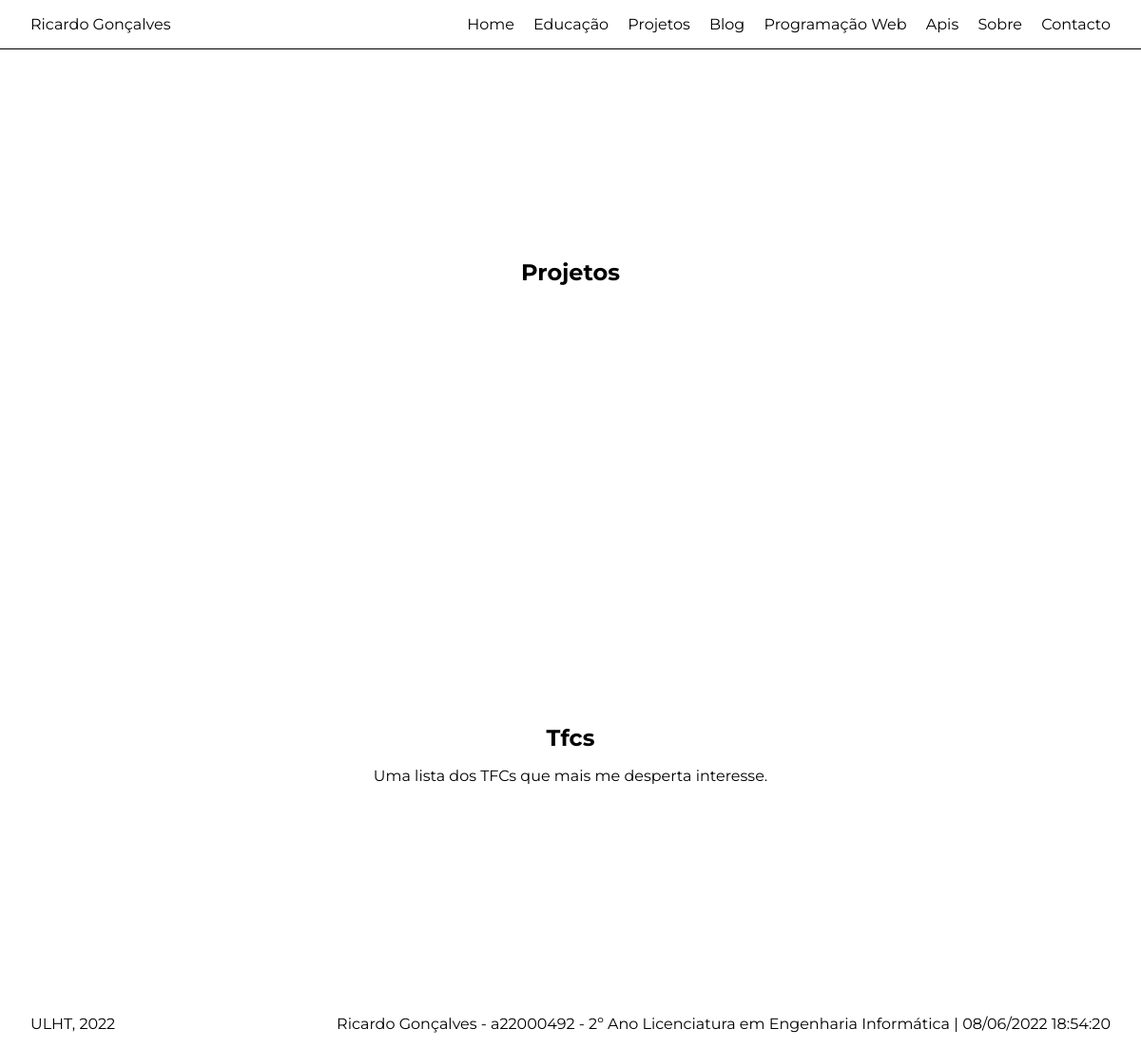
The app's page /projetos, older data.
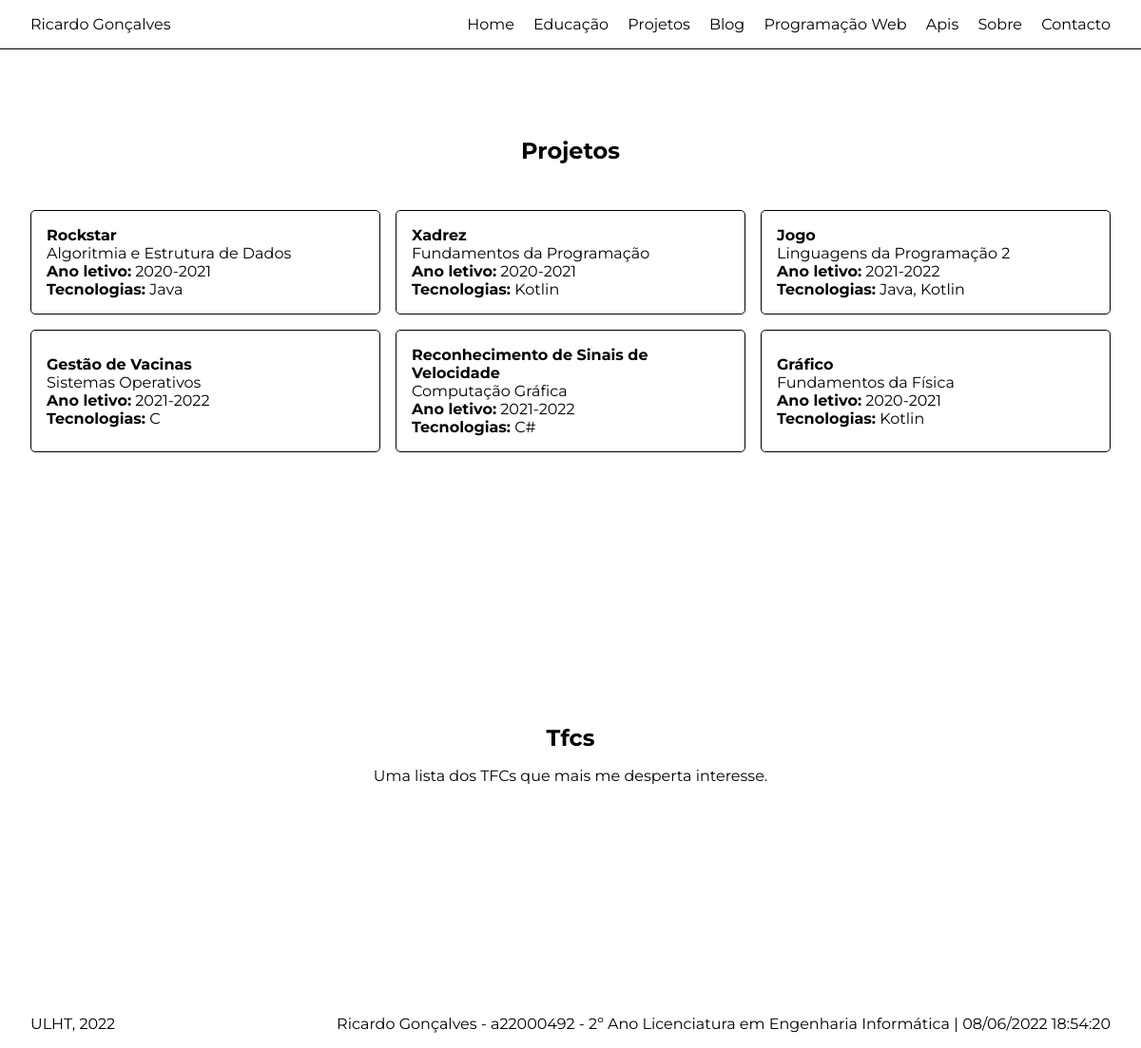
The same page, newer data.
### portfolio/models.py (models this page shows, shortened)
class Projeto(models.Model):
  nome = models.CharField(max_length=100)
  disciplina = models.CharField(max_length=100, blank=True)
  ano_letivo = models.CharField(max_length=100, blank=True)
  tecnologias = models.CharField(max_length=100, blank=True)

### portfolio/views.py (the view)
# urls.py: path('projetos', views.projetos_page_view, name='projetos'),
def projetos_page_view(request):
  context = {
    'projetos': Projeto.objects.all(),
    'tfcs': Tfc.objects.all()
  }
  return render(request, 'portfolio/projetos.html', context)

### portfolio/templates/portfolio/projetos.html (shortened to what this page needs)
{% extends 'portfolio/layout.html' %}
{% block main %}
  <section>
    <div class="container content content-center">
      <h1>Projetos</h1>
      <div class="projetos">
        {% for projeto in projetos %}
          <div>
            <h4>{{ projeto.nome }}</h4>
            <p>{{ projeto.disciplina }}</p>
            <p><strong>Ano letivo:</strong> {{ projeto.ano_letivo }}</p>
            <p><strong>Tecnologias:</strong> {{ projeto.tecnologias }}</p>
          </div>
        {% endfor %}
      </div>
    </div>
  </section>
  <section>
    <div class="container content content-center">
      <h1>Tfcs</h1>
      <p>Uma lista dos TFCs que mais me desperta interesse.</p>
    </div>
  </section>
{% endblock %}

### portfolio/templates/portfolio/layout.html (shortened to what this page needs)
<!DOCTYPE html>
{% load static %}
<html lang="en">
<head>
  {% load static %}
  <link rel="stylesheet" href="{% static 'portfolio/css/estilos.css' %}">
</head>
<body>
  <header>
    <div>Ricardo Gonçalves</div>
    <nav>
      <a href="{% url 'portfolio:home' %}">Home</a>
      <a href="{% url 'portfolio:educacao' %}">Educação</a>
      <a href="{% url 'portfolio:projetos' %}">Projetos</a>
      <a href="{% url 'portfolio:blog' %}">Blog</a>
      <a href="{% url 'portfolio:web' %}">Programação Web</a>
      <a href="{% url 'portfolio:apis' %}">Apis</a>
      <a href="{% url 'portfolio:sobre' %}">Sobre</a>
      <a href="{% url 'portfolio:contacto' %}">Contacto</a>
    </nav>
  </header>
  <main>
    {% block main %}
    {% endblock main %}
  </main>
  <footer class="container">
    <div>
      <p>ULHT, 2022</p>
    </div>
    <div>
      <p>
        Ricardo Gonçalves - a22000492 - 2º Ano Licenciatura em Engenharia Informática
        <span class="time-slot"></span>
      </p>
    </div>
  </footer>
  {% load static %}
</body>
</html>

### portfolio/static/portfolio/css/estilos.css (style rules this page uses)
* { padding: 0; margin: 0; box-sizing: border-box; font-family: 'Montserrat', sans-serif; }
.container { max-width: 1350px; margin: 0 auto; padding: 1rem 2rem; }
h1 { padding: 1rem 0; }
header { display:flex; padding: 1rem 2rem; align-items: center; justify-content: space-between; border-bottom: 1px solid black; color: black; }
header a { color: black; margin-left: 1rem; text-decoration: none; }
main { min-height: 85vh; }
footer { display: flex; padding: 1rem 0; }
footer > div:first-child { flex: 1; }
.content { display: flex; align-items: center; min-height: 500px; }
.content.content-center { padding: 2rem; justify-content: center; flex-direction: column; }
.projetos, .posts { display: grid; width: 100%; grid-template-columns: 1fr 1fr 1fr; gap: 1rem; margin-top: 2rem; }
a { text-decoration: none; }
.projetos > div, .posts > div { display: flex; padding: 1rem; justify-content: center; flex-direction: column; border-radius: 5px; border: 1px solid black; }

Row changes from the older to the newer data that the page shows:
added Projeto: nome "Rockstar", disciplina "Algoritmia e Estrutura de Dados", ano_letivo "2020-2021", tecnologias "Java"
added Projeto: nome "Xadrez", disciplina "Fundamentos da Programação", ano_letivo "2020-2021", tecnologias "Kotlin"
added Projeto: nome "Jogo", disciplina "Linguagens da Programação 2", ano_letivo "2021-2022", tecnologias "Java, Kotlin"
added Projeto: nome "Gestão de Vacinas", disciplina "Sistemas Operativos", ano_letivo "2021-2022", tecnologias "C"
added Projeto: nome "Reconhecimento de Sinais de Velocidade", disciplina "Computação Gráfica", ano_letivo "2021-2022", tecnologias "C#"
added Projeto: nome "Gráfico", disciplina "Fundamentos da Física", ano_letivo "2020-2021", tecnologias "Kotlin"
